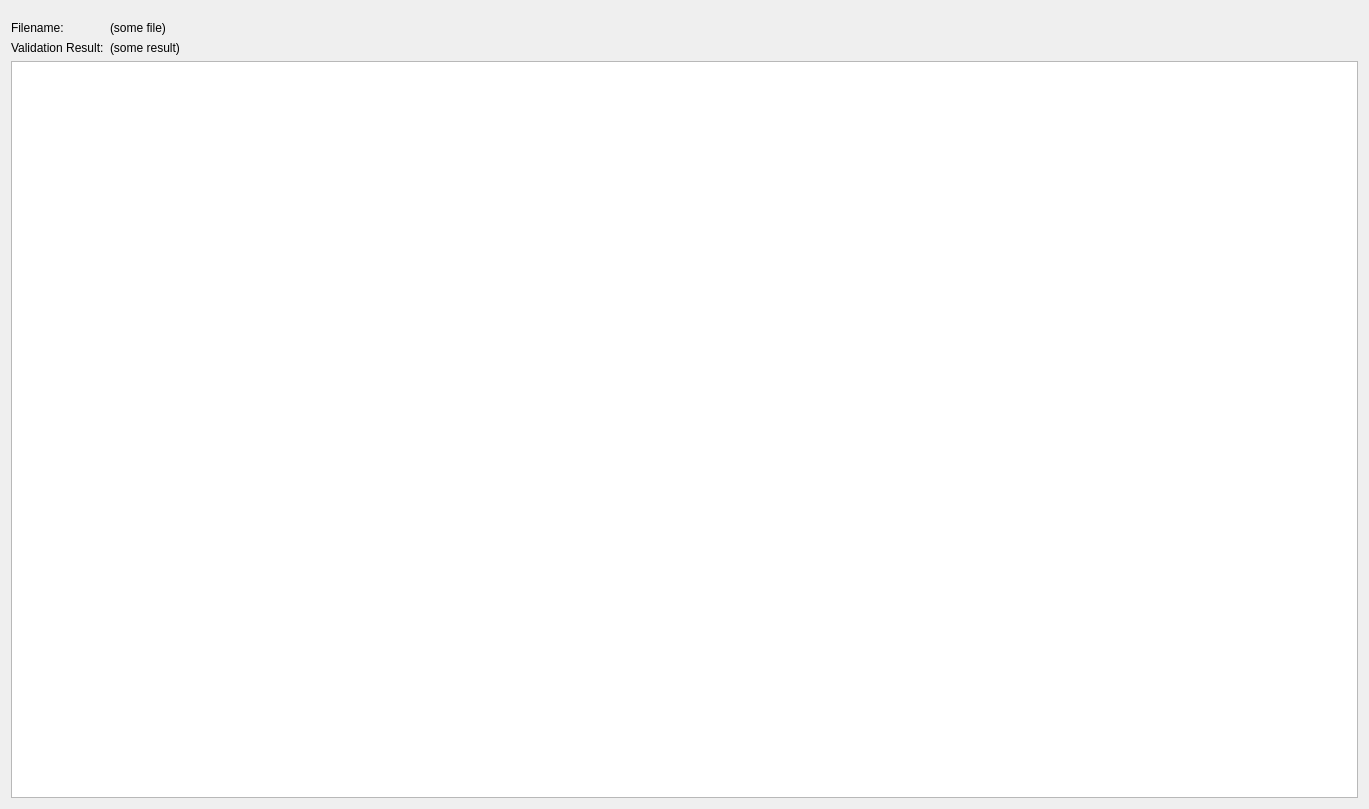
<?xml version="1.0" encoding="UTF-8"?>
<ui version="4.0">
 <class>ResultsWidget</class>
 <widget class="QWidget" name="ResultsWidget">
  <property name="geometry">
   <rect>
    <x>0</x>
    <y>0</y>
    <width>1369</width>
    <height>809</height>
   </rect>
  </property>
  <property name="windowTitle">
   <string>Form</string>
  </property>
  <layout class="QVBoxLayout" name="verticalLayout">
   <item>
    <layout class="QFormLayout" name="formLayout">
     <property name="sizeConstraint">
      <enum>QLayout::SetDefaultConstraint</enum>
     </property>
     <property name="fieldGrowthPolicy">
      <enum>QFormLayout::ExpandingFieldsGrow</enum>
     </property>
     <property name="topMargin">
      <number>10</number>
     </property>
     <item row="1" column="0">
      <widget class="QLabel" name="label_result">
       <property name="sizePolicy">
        <sizepolicy hsizetype="Preferred" vsizetype="Fixed">
         <horstretch>0</horstretch>
         <verstretch>0</verstretch>
        </sizepolicy>
       </property>
       <property name="maximumSize">
        <size>
         <width>16777215</width>
         <height>15</height>
        </size>
       </property>
       <property name="text">
        <string>Validation Result:</string>
       </property>
      </widget>
     </item>
     <item row="0" column="0">
      <widget class="QLabel" name="label_filename">
       <property name="sizePolicy">
        <sizepolicy hsizetype="Preferred" vsizetype="Fixed">
         <horstretch>0</horstretch>
         <verstretch>0</verstretch>
        </sizepolicy>
       </property>
       <property name="maximumSize">
        <size>
         <width>16777215</width>
         <height>15</height>
        </size>
       </property>
       <property name="text">
        <string>Filename:</string>
       </property>
      </widget>
     </item>
     <item row="0" column="1">
      <widget class="QLabel" name="label_filename_value">
       <property name="sizePolicy">
        <sizepolicy hsizetype="Preferred" vsizetype="Fixed">
         <horstretch>0</horstretch>
         <verstretch>0</verstretch>
        </sizepolicy>
       </property>
       <property name="maximumSize">
        <size>
         <width>16777215</width>
         <height>15</height>
        </size>
       </property>
       <property name="text">
        <string>(some file)</string>
       </property>
      </widget>
     </item>
     <item row="1" column="1">
      <widget class="QLabel" name="label_result_value">
       <property name="sizePolicy">
        <sizepolicy hsizetype="Preferred" vsizetype="Fixed">
         <horstretch>0</horstretch>
         <verstretch>0</verstretch>
        </sizepolicy>
       </property>
       <property name="maximumSize">
        <size>
         <width>16777215</width>
         <height>15</height>
        </size>
       </property>
       <property name="text">
        <string>(some result)</string>
       </property>
      </widget>
     </item>
    </layout>
   </item>
   <item>
    <widget class="ResultsTableView" name="table_results"/>
   </item>
  </layout>
 </widget>
 <customwidgets>
  <customwidget>
   <class>ResultsTableView</class>
   <extends>QTableView</extends>
   <header>cutiestix/widgets.h</header>
  </customwidget>
 </customwidgets>
 <resources/>
 <connections/>
</ui>
